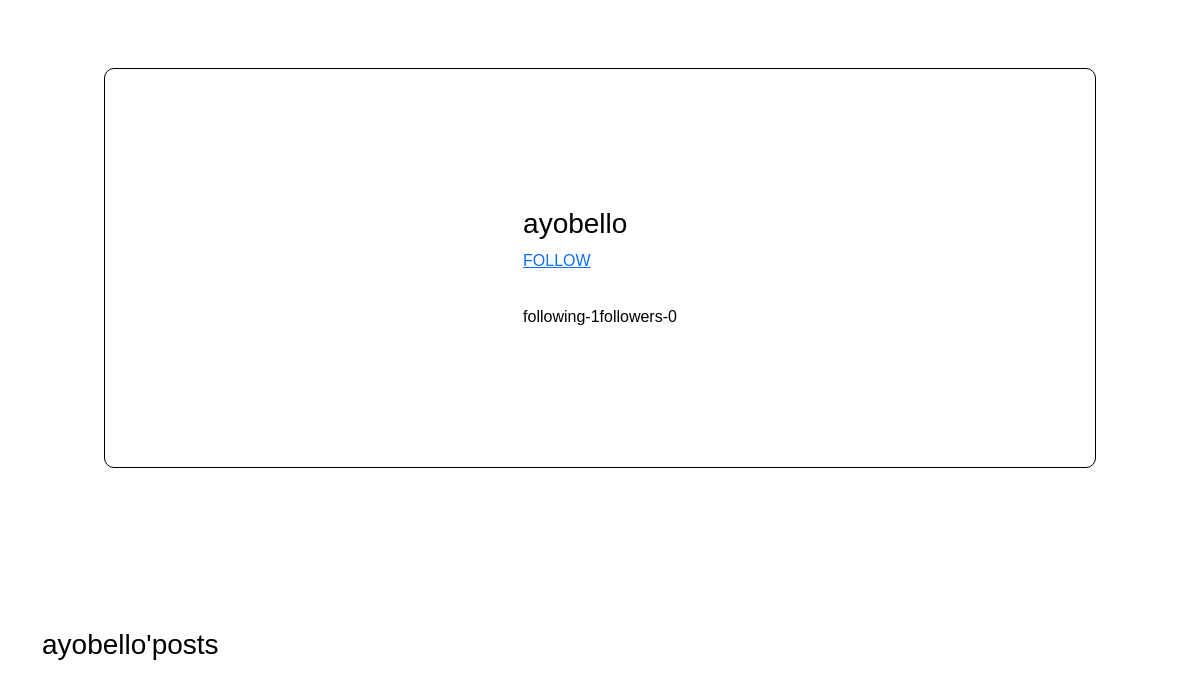
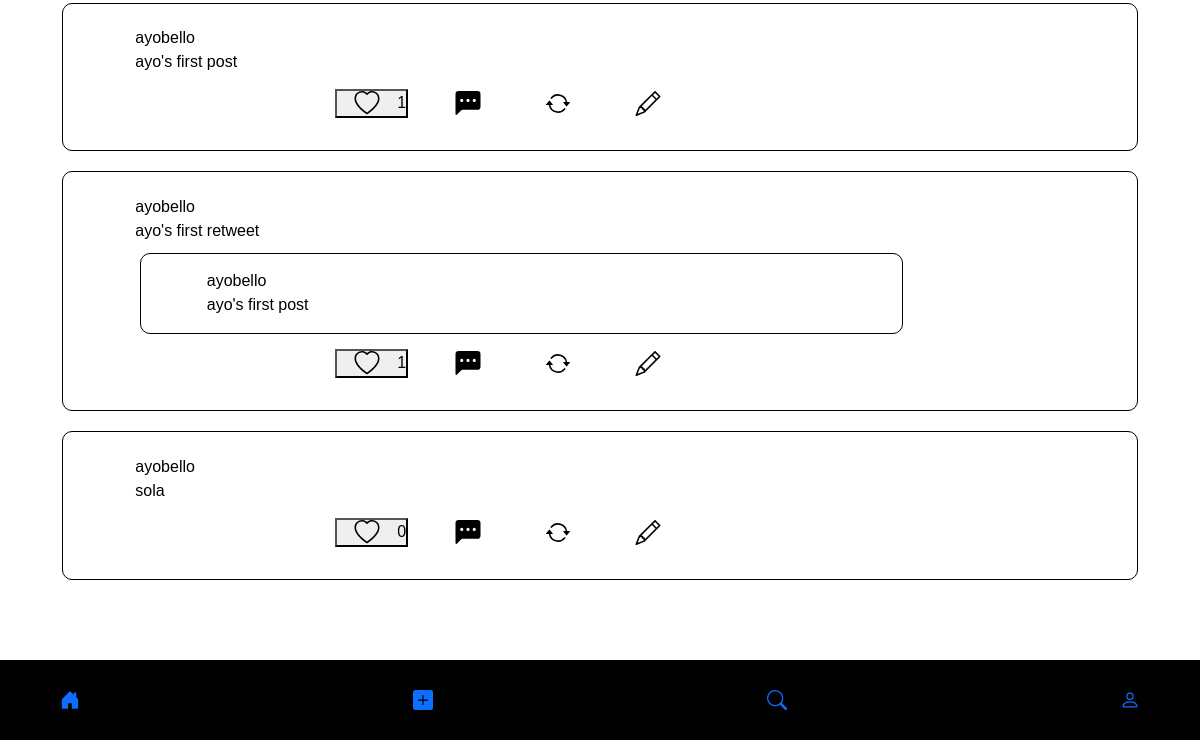
The app's page /user/detail/5/, older data (2 pictures, top to bottom).
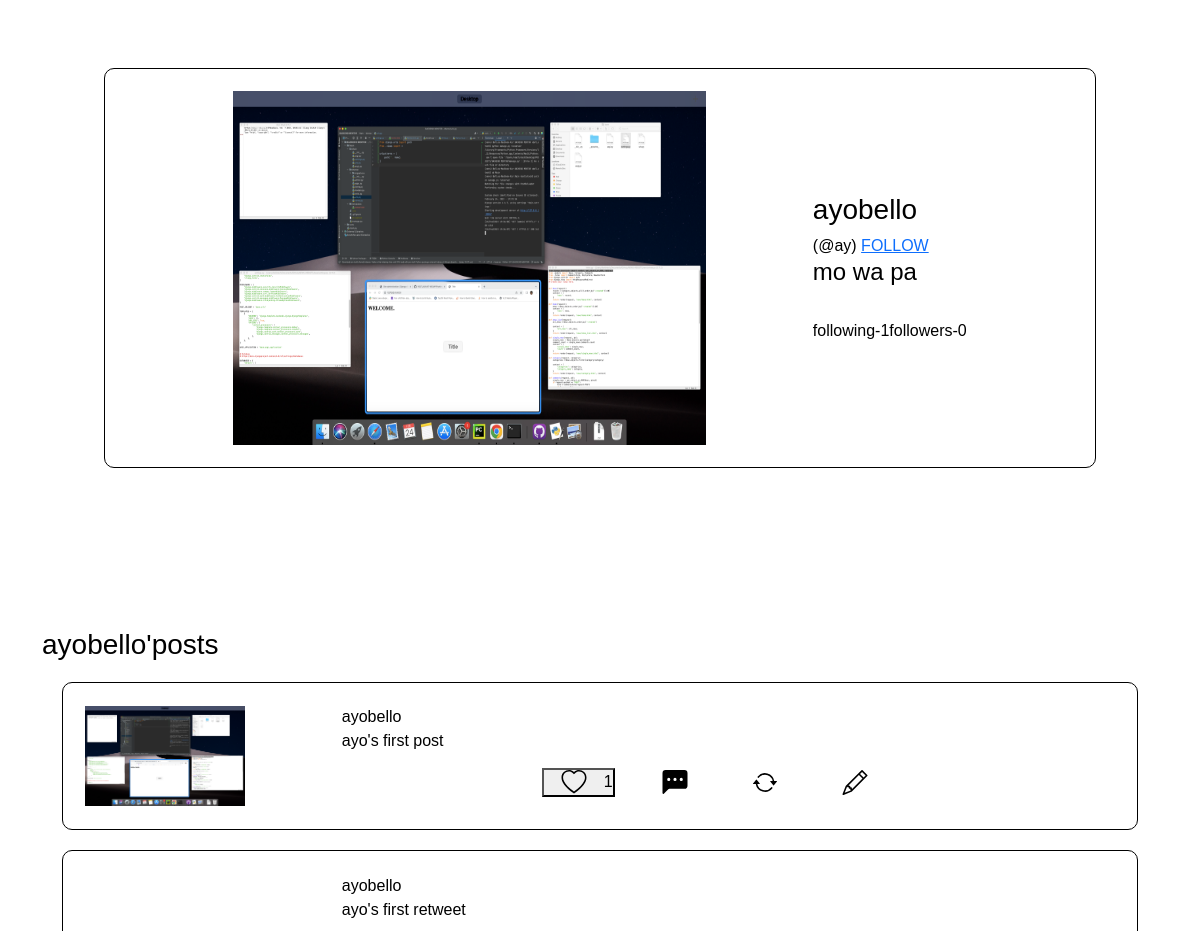
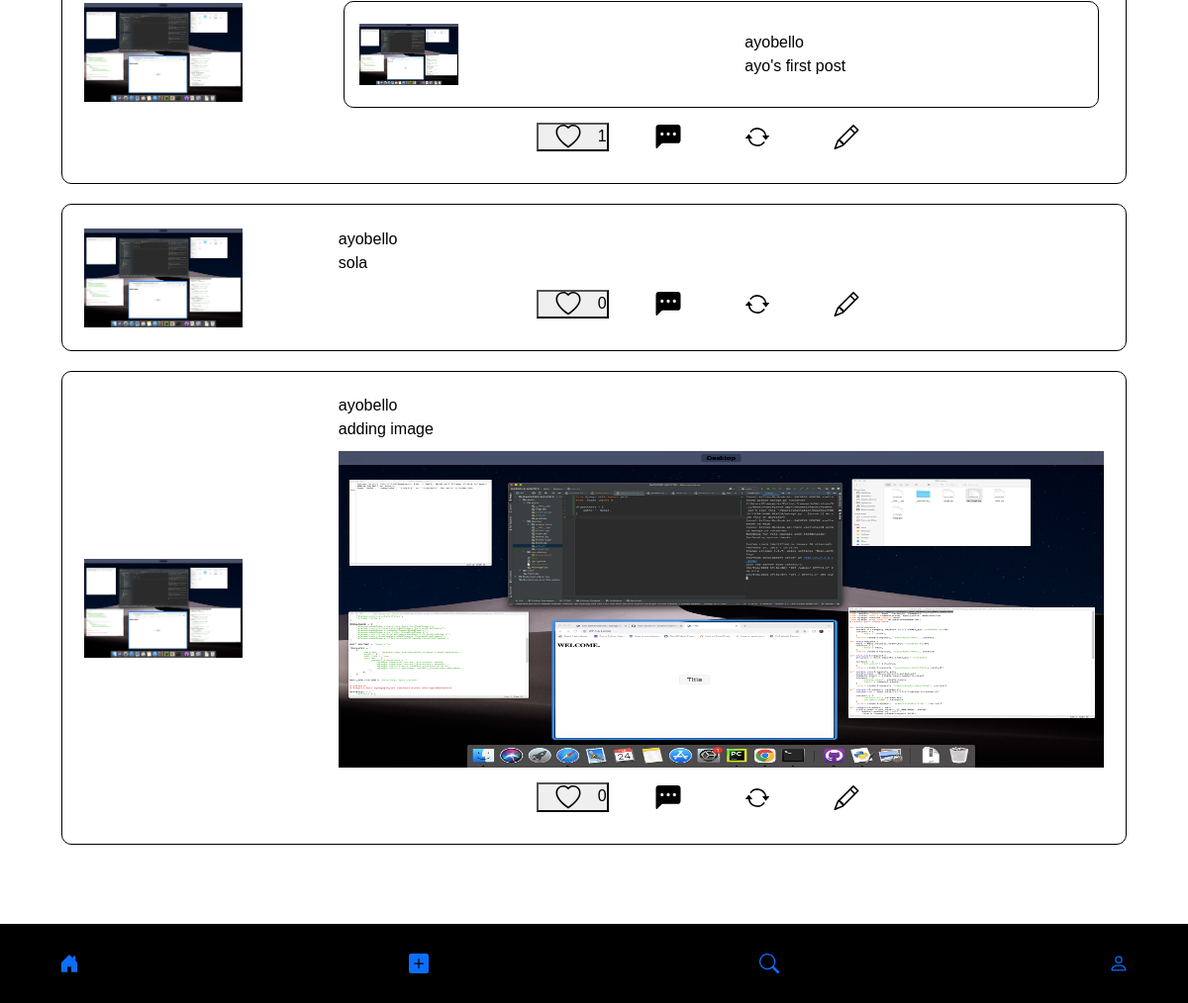
The same page, newer data (2 pictures, top to bottom).
### users/models.py (models this page shows, shortened)
class UserProfile(models.Model):
    person = models.OneToOneField(settings.AUTH_USER_MODEL, related_name="profile", on_delete=models.CASCADE,  blank=True, null=True)
    profile_pic = models.ImageField(blank=True, upload_to="Profile/")
    bio = models.CharField(max_length=300, blank=True)
    following = models.ManyToManyField(settings.AUTH_USER_MODEL, symmetrical=False, related_name="following", blank=True)
    followers = models.ManyToManyField(settings.AUTH_USER_MODEL, symmetrical=False, related_name="followers", blank=True)
    profile_id = models.IntegerField(blank=True, null=True)
    tag = models.CharField(max_length=150, blank=True, null=True)
    def follow(self):
        return reverse("user:follow", kwargs={
            'pk': self.pk,
        })

### blog/models.py (models this page shows, shortened)
class Post(models.Model):
    author = models.ForeignKey(settings.AUTH_USER_MODEL, on_delete=models.CASCADE)
    tweet = models.TextField(blank=True, null=True)
    parent = models.ForeignKey(
        "self", on_delete=models.CASCADE, related_name='parenttweet', null=True, blank=True)
    post_code =models.CharField(max_length=20, default=post_code())
    likes = models.ManyToManyField(settings.AUTH_USER_MODEL, related_name="post_likes")
    posted_date = models.DateTimeField(default=timezone.now)
    image = models.ImageField(blank=True, upload_to="Post/")
    retweeted = models.BooleanField(default=False, blank=True, null=True)
    def quote(self):
        return reverse("blog:quote_post", kwargs={
            'pk': self.pk,
        })
    def retweet(self):
        return reverse("blog:retweet_post", kwargs={
            'pk':self.pk,
        })
    def total_likes(self):
        return self.likes.count()
    def get_url(self):
        return reverse("blog:post", kwargs={
            'pk': self.pk,
            'ref':self.post_code
        })

### users/views.py (the view)
# urls.py: path('detail/<int:pk>/', ProfileView.as_view(), name="profile"),
class ProfileView(View, LoginRequiredMixin):
    def get(self, request, pk, *args, **kwargs):
        try:
            profile = UserProfile.objects.get(
                person=pk,
            )
            related_post = Post.objects.filter(
                author = profile.person
            )
            context = {
                'profile': profile,
                'related_post':related_post,
            }
            return render(self.request, 'registrations/user_detail.html', context)
        except ObjectDoesNotExist:
            return HttpResponse(request, 'THIS USER HAS NO PROFILE')

### templates/registrations/user_detail.html (shortened to what this page needs)
{% extends 'base.html' %}
{% load static %}
{% block body %}
<br><br>
<div class="container" >
<div class="profile">
    {% if profile.profile_pic %}
        <img src="{{ profile.profile_pic.url }}" alt="" class="img-rounded">
    {% endif %}
    <div class="user">
    <h3>{{ profile.person }}</h3>
    {% if profile.tag %}(@{{ profile.tag }}){% endif %}
    {% if profile.person == request.user %}
    <a href="{% url 'user:edit_profile' %}">edit profile</a>
        {% else %}
        {% if request.user in profile.followers %}
            <h5>YOU FOLLOW THIS PERSON</h5>
        {% else %}
            <a href="{{ profile.follow }}">FOLLOW</a>
        {% endif %}
    {% endif %}
    <br>
        <h4>{{ profile.bio }}</h4>
    <br>
    following-{{ profile.following.count }}followers-{{ profile.followers.count }}
    <br>
    </div>
</div>
</div>
<h3>{{ profile.person }}'posts</h3>
    {% for post in related_post %}
    {% if not post.retweeted %}
    <article>
    {% if post.author.profile.profile_pic %}
        <img src="{{ post.author.profile.profile_pic.url }}" alt="" class="img-rounded">
    {% endif %}
        <div id="tweet">
            <a href="{% url 'user:profile' pk=post.author.pk %}">{{ post.author }}</a>
            <br>
            <a href="{{ post.get_url }}">
                {{ post.tweet }}
            </a>
            {% if post.image %}
            <div class="image">
                <img src="{{ post.image.url }}" alt="">
            </div>
            {% endif %}
            <div class="actions">
                <form method="post" action="{% url 'blog:like' %}">
                    <button name="post_id" value="{{ post.id }}" type="submit">{{ post.total_likes }}</button>
                </form>
                <a href="{{ post.get_url }}"></a>
                <a href="{{ post.retweet }}">
                </a>
                <a href="{{ post.quote }}">
                </a>
            </div>
        </div>
    </article>
    {% else %}
    {% if post.retweeted %}
        {% if post.tweet %}
        <article>
        {% if post.author.profile.profile_pic %}
            <img src="{{ post.author.profile.profile_pic.url }}" alt="" class="img-rounded">
        {% endif %}
        <div id="tweet">
            <a href="{% url 'user:profile' pk=post.author.pk %}">{{ post.author }}</a>
            <br>
            <a href="{{ post.get_url }}">
                {{ post.tweet }}
            </a>
                <div class="retweet">
                    {% if post.parent.author.profile.profile_pic %}
                        <img src="{{ post.parent.author.profile.profile_pic.url }}" alt="" class="img-rounded">
                    {% endif %}
                    <div id="tweet">
                        <a href="{% url 'user:profile' pk=post.parent.author.pk %}">{{ post.parent.author }}</a>
                        <br>
                        <a href="{{ post.parent.get_url }}">
                            {{ post.parent.tweet }}
                        </a>
                    </div>
                <br>
                </div>
            <div class="actions">
                <form method="post" action="{% url 'blog:like' %}">
                    <button name="post_id" value="{{ post.id }}" type="submit">{{ post.total_likes }}</button>
                </form>
                <a href="{{ post.get_url }}"></a>
                <a href="{{ post.retweet }}">
                </a>
                <a href="{{ post.quote }}">
                </a>
            </div>
        </div>
    </article>
    {% endif %}
    {% endif %}
    {% endif %}
    {% endfor %}
{% endblock body %}

### templates/base.html (shortened to what this page needs)
<!DOCTYPE html>
<html lang="en">
    {% load static %}
<head>
    <link rel="stylesheet" href="https://cdn.jsdelivr.net/npm/bootstrap@5.2.3/dist/css/bootstrap.min.css">
</head>
<body>
    <div class="container">
        {% block body %}
        {% endblock body %}
    </div>
<footer>
    <a href="{% url 'blog:home' %}">
    </a>
    <a href="{% url 'blog:add_post' %}">
        <svg xmlns="http://www.w3.org/2000/svg" width="20" height="100" fill="currentColor" class="bi bi-plus-square-fill" viewBox="0 0 16 16">
            <path d="M2 0a2 2 0 0 0-2 2v12a2 2 0 0 0 2 2h12a2 2 0 0 0 2-2V2a2 2 0 0 0-2-2H2zm6.5 4.5v3h3a.5.5 0 0 1 0 1h-3v3a.5.5 0 0 1-1 0v-3h-3a.5.5 0 0 1 0-1h3v-3a.5.5 0 0 1 1 0z"/>
          </svg>
    </a>
    <a href="{% url 'blog:search' %}">
    </a>
    <a href="{% url 'user:user-profile' %}">
    </a>
</footer>
</body>
</html>

### templates/base.html (style rules this page uses)
* { box-sizing: border-box; margin: 0; padding: 0; }
body { background-color: rgb(119, 118, 118)19, 118, 118; font-family: Arial, Helvetica, sans-serif; text-decoration: none; color: black; }
.container { margin-bottom: 20vh; }
article { margin: 20px 20px; border: 0.2px solid black; padding: 2%; border-radius: 10px; display: flex; justify-content: space-between; align-items: center; }
article img { width: auto; height: 100px; object-position: center; object-fit: contain; }
article a { list-style: none; text-decoration: none; color: black; }
#tweet { margin-left: 50px; display: block; }
#tweet .image { width: 100%; height: 40vh; margin-top: 10px; }
#tweet .image img { width: 100%; max-width: 100%; max-height: 100%; height: 100%; object-position: center; object-fit: fill; }
#tweet .actions { display: flex; justify-content: space-evenly; align-items: center; margin: 15px 200px 10px 200px; }
#tweet .actions form { margin-right: 30px; }
#tweet .actions a { margin-right: 30px; }
.retweet { margin: 10px 5px; border: 0.2px solid black; padding: 2%; border-radius: 10px; display: flex; justify-content: space-between; align-items: center; }
.retweet img { width: 100px; height: 75px; object-position: center; object-fit: contain; }
.retweet a { list-style: none; text-decoration: none; color: black; }
footer { width: 100%; background-color: var(--darkgray); height: 10vh; color: white; display: flex; justify-content: space-between; align-items: center; bottom: 0; background-color: black; position: fixed; padding: 5px 60px; margin-top: 20vh; }
.profile { margin: 20px 50px; border: 0.2px solid black; padding: 2%; border-radius: 10px; display: flex; justify-content: space-evenly; align-items: center; height: 50vh; }
.profile img { width: 50%; height: 100%; }

Row changes from the older to the newer data that the page shows:
changed UserProfile "ayobello": profile_pic: picture added; tag (not shown) → "ay"; bio (not shown) → "mo wa pa"
changed through a linked row, Post (number 1 of 4 on the later page): author.profile.profile_pic: picture added
changed through a linked row, Post "ayo's first retweet": author.profile.profile_pic: picture added; parent.author.profile.profile_pic: picture added
changed through a linked row, Post "sola": author.profile.profile_pic: picture added
added Post: author.profile.profile_pic (picture), author "ayobello", tweet "adding image", image (picture), total_likes "0"
